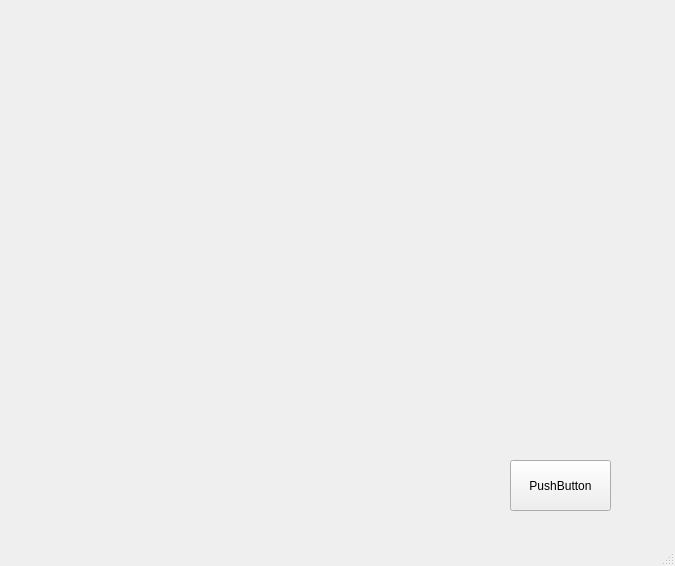
<?xml version="1.0" encoding="UTF-8"?>
<ui version="4.0">
 <class>MainWindow</class>
 <widget class="QMainWindow" name="MainWindow">
  <property name="geometry">
   <rect>
    <x>0</x>
    <y>0</y>
    <width>675</width>
    <height>566</height>
   </rect>
  </property>
  <property name="windowTitle">
   <string>MainWindow</string>
  </property>
  <widget class="QWidget" name="centralWidget">
   <widget class="QPushButton" name="pushButton">
    <property name="geometry">
     <rect>
      <x>510</x>
      <y>460</y>
      <width>101</width>
      <height>51</height>
     </rect>
    </property>
    <property name="text">
     <string>PushButton</string>
    </property>
   </widget>
  </widget>
  <widget class="QStatusBar" name="statusBar"/>
 </widget>
 <layoutdefault spacing="6" margin="11"/>
 <resources/>
 <connections/>
</ui>
